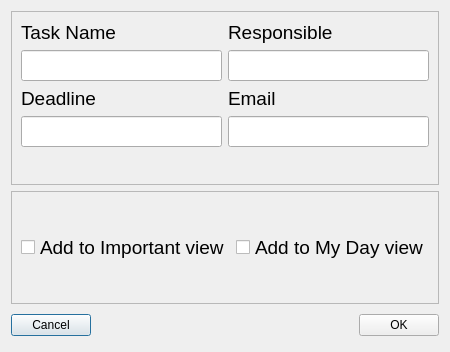
<?xml version="1.0" encoding="UTF-8"?>
<ui version="4.0">
 <class>TaskDialog</class>
 <widget class="QDialog" name="TaskDialog">
  <property name="geometry">
   <rect>
    <x>0</x>
    <y>0</y>
    <width>448</width>
    <height>352</height>
   </rect>
  </property>
  <property name="windowTitle">
   <string>Task Menu</string>
  </property>
  <layout class="QVBoxLayout" name="verticalLayout_2">
   <item>
    <widget class="QFrame" name="texdEditsFrame">
     <property name="frameShape">
      <enum>QFrame::StyledPanel</enum>
     </property>
     <property name="frameShadow">
      <enum>QFrame::Raised</enum>
     </property>
     <layout class="QGridLayout" name="gridLayout">
      <item row="4" column="0">
       <widget class="QLabel" name="dateStateLabel">
        <property name="font">
         <font>
          <pointsize>14</pointsize>
         </font>
        </property>
        <property name="text">
         <string/>
        </property>
       </widget>
      </item>
      <item row="2" column="1">
       <widget class="QLabel" name="emailLabel">
        <property name="font">
         <font>
          <pointsize>14</pointsize>
         </font>
        </property>
        <property name="text">
         <string>Email</string>
        </property>
       </widget>
      </item>
      <item row="1" column="1">
       <widget class="QLineEdit" name="responsibleLineEdit">
        <property name="font">
         <font>
          <pointsize>14</pointsize>
         </font>
        </property>
       </widget>
      </item>
      <item row="4" column="1">
       <widget class="QLabel" name="emailStateLabel">
        <property name="font">
         <font>
          <pointsize>14</pointsize>
         </font>
        </property>
        <property name="text">
         <string/>
        </property>
       </widget>
      </item>
      <item row="3" column="0">
       <widget class="QLineEdit" name="deadlineLineEdit">
        <property name="font">
         <font>
          <pointsize>14</pointsize>
         </font>
        </property>
       </widget>
      </item>
      <item row="0" column="1">
       <widget class="QLabel" name="responsibleLabel">
        <property name="font">
         <font>
          <pointsize>14</pointsize>
         </font>
        </property>
        <property name="text">
         <string>Responsible</string>
        </property>
       </widget>
      </item>
      <item row="1" column="0">
       <widget class="QLineEdit" name="taskNameLineEdit">
        <property name="font">
         <font>
          <pointsize>14</pointsize>
         </font>
        </property>
       </widget>
      </item>
      <item row="3" column="1">
       <widget class="QLineEdit" name="emailLineEdit">
        <property name="font">
         <font>
          <pointsize>14</pointsize>
         </font>
        </property>
       </widget>
      </item>
      <item row="0" column="0">
       <widget class="QLabel" name="taskNameLabel">
        <property name="font">
         <font>
          <pointsize>14</pointsize>
         </font>
        </property>
        <property name="text">
         <string>Task Name</string>
        </property>
       </widget>
      </item>
      <item row="2" column="0">
       <widget class="QLabel" name="deadlineLabel">
        <property name="font">
         <font>
          <pointsize>14</pointsize>
         </font>
        </property>
        <property name="text">
         <string>Deadline</string>
        </property>
       </widget>
      </item>
     </layout>
    </widget>
   </item>
   <item>
    <widget class="QFrame" name="checkBoxesFrame">
     <property name="frameShape">
      <enum>QFrame::StyledPanel</enum>
     </property>
     <property name="frameShadow">
      <enum>QFrame::Raised</enum>
     </property>
     <layout class="QHBoxLayout" name="horizontalLayout">
      <item>
       <widget class="QCheckBox" name="isImportantCheckBox">
        <property name="font">
         <font>
          <pointsize>14</pointsize>
         </font>
        </property>
        <property name="text">
         <string>Add to Important view</string>
        </property>
       </widget>
      </item>
      <item>
       <widget class="QCheckBox" name="isMyDayCheckBox">
        <property name="font">
         <font>
          <pointsize>14</pointsize>
         </font>
        </property>
        <property name="text">
         <string>Add to My Day view</string>
        </property>
       </widget>
      </item>
     </layout>
    </widget>
   </item>
   <item>
    <layout class="QHBoxLayout">
     <property name="spacing">
      <number>6</number>
     </property>
     <property name="margin" stdset="0">
      <number>0</number>
     </property>
     <item>
      <widget class="QPushButton" name="cancelButton">
       <property name="text">
        <string>Cancel</string>
       </property>
      </widget>
     </item>
     <item>
      <spacer>
       <property name="orientation">
        <enum>Qt::Horizontal</enum>
       </property>
       <property name="sizeHint" stdset="0">
        <size>
         <width>131</width>
         <height>31</height>
        </size>
       </property>
      </spacer>
     </item>
     <item>
      <widget class="QPushButton" name="okButton">
       <property name="text">
        <string>OK</string>
       </property>
      </widget>
     </item>
    </layout>
   </item>
  </layout>
 </widget>
 <resources/>
 <connections>
  <connection>
   <sender>okButton</sender>
   <signal>clicked()</signal>
   <receiver>TaskDialog</receiver>
   <slot>accept()</slot>
   <hints>
    <hint type="sourcelabel">
     <x>278</x>
     <y>253</y>
    </hint>
    <hint type="destinationlabel">
     <x>96</x>
     <y>254</y>
    </hint>
   </hints>
  </connection>
  <connection>
   <sender>cancelButton</sender>
   <signal>clicked()</signal>
   <receiver>TaskDialog</receiver>
   <slot>reject()</slot>
   <hints>
    <hint type="sourcelabel">
     <x>369</x>
     <y>253</y>
    </hint>
    <hint type="destinationlabel">
     <x>179</x>
     <y>282</y>
    </hint>
   </hints>
  </connection>
 </connections>
</ui>
